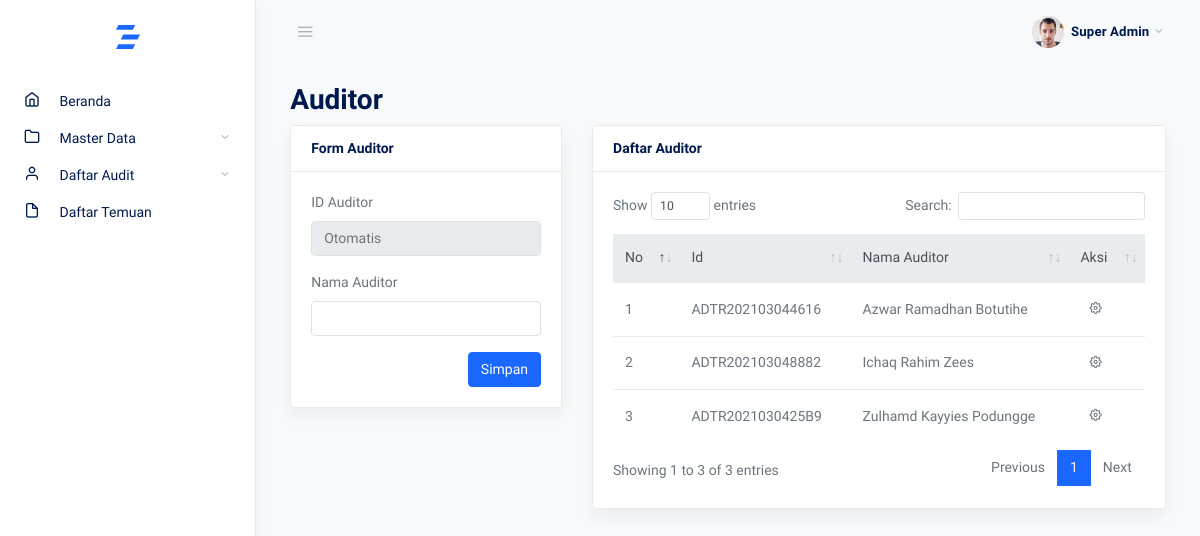
Page /auditor on the committed database.
### tables this page shows
CREATE TABLE `auditor` (
  `id` char(20) NOT NULL,
  `nama` varchar(50) NOT NULL
);

### admin.php (called while the page is built, shortened)
<?php
require_once 'views/page/admin/index.php';

### app/controllers/admin/daftar_audit/function_auditor.php (the view, shortened to what this page needs)
<?php
function tampil_data($mysqli){
    $query = "SELECT * FROM auditor ORDER BY nama ASC";
    $to = $mysqli->prepare($query);
    $to->execute();
    $result = $to->get_result();
    $no = 1;
    while ($row = $result->fetch_object()) {
        $id = $row->id;
?>
 <tr>
            <td><?= $no; ?></td>
            <td><?= $id; ?></td>
            <td><?= $row->nama; ?></td>
            <td>
                <button class="btn btn-sm" type="button" data-toggle="dropdown" aria-haspopup="true" aria-expanded="false">
                    <span class="fe fe-settings"></span>
                </button>
            </td>
        </tr>
        <?php
        $no++;
    }
}

### assets/css/feather.css (style rules this page uses)
.fe { font-family: "feather" !important; speak: none; font-style: normal; font-weight: normal; font-variant: normal; text-transform: none; line-height: 1; -webkit-font-smoothing: antialiased; -moz-osx-font-smoothing: grayscale; }
.fe-settings:before { content: ""; }

### rows in the picture
auditor: id "ADTR202103044616", nama "Azwar Ramadhan Botutihe"
auditor: id "ADTR202103048882", nama "Ichaq Rahim Zees"
auditor: id "ADTR2021030425B9", nama "Zulhamd Kayyies Podungge"

### other values in the picture
$page "Auditor"
